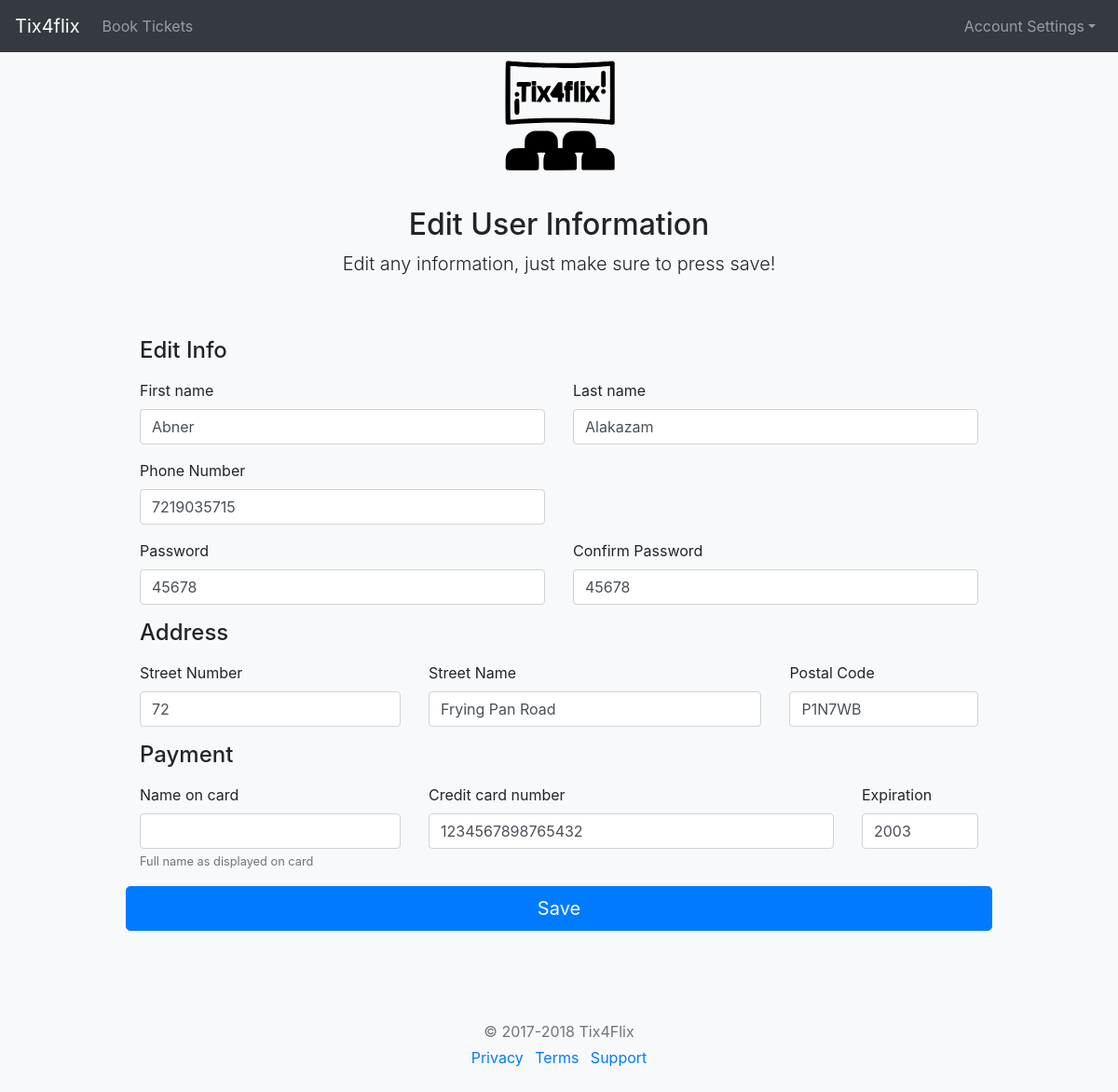
Page /php/edit_info.php (signed in) on the committed database.
### tables this page shows
CREATE TABLE User_Account (
    email VARCHAR(40) NOT NULL,
    _password VARCHAR(40) NOT NULL,
    fname VARCHAR(25) NOT NULL,
    lname VARCHAR(25) NOT NULL,
    street_name VARCHAR(30) NOT NULL,
    street_num INTEGER NOT NULL,
    postal_code VARCHAR(7) NOT NULL,
    phone_number VARCHAR(10) NOT NULL,
    PRIMARY KEY (email)
);

CREATE TABLE Member (
    member_id INTEGER NOT NULL,
    email VARCHAR(40) NOT NULL,
    card_number decimal(16, 0) NOT NULL,
    card_expiry decimal(4, 0) NOT NULL,
    PRIMARY KEY (member_id, email),
    FOREIGN KEY (email) REFERENCES User_Account(email) ON DELETE CASCADE
);

### php/edit_info.php (the view, shortened to what this page needs)
<?php
    $servername = "localhost";
    $username = "root";
    $passworddb = "";
    $dbname = "complexdb";
    $email = $_SESSION["email"];
    $user_id = $_SESSION["user_id"];
    $conn = new mysqli($servername, $username, $passworddb, $dbname);
    $result = $conn->query("select fname from User_Account where email='$email'");
    $fname = mysqli_fetch_array($result)['fname'];
    $result = $conn->query("select lname from User_Account where email='$email'");
    $lname = mysqli_fetch_array($result)['lname'];
    $result = $conn->query("select _password from User_Account where email='$email'");
    $_password = mysqli_fetch_array($result)['_password'];
    $result = $conn->query("select street_num from User_Account where email='$email'");
    $street_num = mysqli_fetch_array($result)['street_num'];
    $result = $conn->query("select street_name from User_Account where email='$email'");
    $street_name = mysqli_fetch_array($result)['street_name'];
    $result = $conn->query("select phone_number from User_Account where email='$email'");
    $phone_number = mysqli_fetch_array($result)['phone_number'];
    $result = $conn->query("select postal_code from User_Account where email='$email'");
    $postal_code = mysqli_fetch_array($result)['postal_code'];
    $result = $conn->query("select card_number from Member where member_id='$user_id'");
    $cc_num = mysqli_fetch_array($result)['card_number'];
    $result = $conn->query("select card_expiry from Member where member_id='$user_id'");
    $cc_exp = mysqli_fetch_array($result)['card_expiry'];
    ?>
<!doctype html>
<html lang="en">
  <head>
    <link href="../bootstrap/css/bootstrap.min2.css" rel="stylesheet">
    <link href="../custom_css/registration.css" rel="stylesheet">
  </head>
  <body class="bg-light">
    <nav class="navbar navbar-expand-md navbar-dark fixed-top bg-dark">
      <a class="navbar-brand" href="../php/home.php">Tix4flix</a>
      <div class="collapse navbar-collapse" id="navbarsExampleDefault">
        <ul class="navbar-nav mr-auto">
          <li class="nav-item">
            <a class="nav-link" href="../php/find_movies.php">Book Tickets</a>
          </li>
          </ul>
        <ul class="navbar-nav ml-auto">
          <li class="nav-item dropdown">
            <a class="nav-link dropdown-toggle" href="http://example.com" id="dropdown01" data-toggle="dropdown" aria-haspopup="true" aria-expanded="false">Account Settings</a>
          </li>
        </ul>
      </div>
    </nav>
    <div class="container">
      <div class="py-5 text-center">
        <img class="d-block mx-auto mb-4" src="../photos/logo2.svg" alt="" width="150" height="150">
        <h2>Edit User Information</h2>
        <p class="lead">Edit any information, just make sure to press save!</p>
      </div>
        <div class="col-md-12 order-md-1">
          <h4 class="mb-3">Edit Info</h4>
          <form class="needs-validation" novalidate method="POST" action="../php/updateInfo.php">
            <div class="row">
              <div class="col-md-6 mb-3">
                <label for="firstName">First name</label>
                <input Name = fname type="text" class="form-control" id="firstName" placeholder="Wendy" value="<?php echo $fname;?>" required>
              </div>
              <div class="col-md-6 mb-3">
                <label for="lastName">Last name</label>
                <input Name = lname type="text" class="form-control" id="lastName" placeholder="Powley" value="<?php echo $lname;?>" required>
              </div>
            </div>
          </div>
          <div class="col-md-12 order-md-1">
           <div class="row">
            <div class="col-md-6 mb-3">
              <label for="street_number">Phone Number</label>
              <input Name=phone_number type="text" class="form-control" id="phone_number" placeholder="6135555555" value="<?php echo $phone_number;?>"required>
            </div>
          </div>
        </div>
          <div class="col-md-12 order-md-1">
          <div class="row">
          <div class="col-md-6 mb-3">
              <label for="street_number">Password</label>
              <input Name=password type="text" class="form-control" id="_password" placeholder="" value="<?php echo $_password;?>"required>
            </div>
            <div class="col-md-6 mb-3">
              <label for="street_name">Confirm Password</label>
              <input Name=password2 type="text" class="form-control" id="_password2" placeholder="" value="<?php echo $_password;?>" required>
            </div>
            </div>
          </div>
          <div class="col-md-12 order-md-1">
            <h4 class="mb-3">Address</h4>
            <div class="row">
            <div class="col-md-4 mb-3">
              <label for="street_number">Street Number</label>
              <input Name=street_number type="text" class="form-control" id="street_number" placeholder="340" value="<?php echo $street_num;?>" required>
            </div>
            <div class="col-md-5 mb-3">
              <label for="street_name">Street Name</label>
              <input Name=street_name type="text" class="form-control" id="street_name" placeholder="Brock St" value="<?php echo $street_name;?>" required>
            </div>
            <div class="col-md-3 mb-3">
              <label for="postal_code">Postal Code</label>
              <input Name=postal_code type="text" class="form-control" id="postal_code" placeholder="K7L1S8" value="<?php echo $postal_code;?>" required>
            </div>
            </div>
          </div>
          <div class="col-md-12 order-md-1">
            <h4 class="mb-3">Payment</h4>
            <div class="row">
              <div class="col-md-4 mb-3">
                <label for="cc-name">Name on card</label>
                <input Name=cc_name type="text" class="form-control" id="cc-name" placeholder="">
                <small class="text-muted">Full name as displayed on card</small>
              </div>
              <div class="col-md-6 mb-3">
                <label for="cc-number">Credit card number</label>
                <input Name=cc_number type="text" class="form-control" id="cc-number" placeholder="" value="<?php echo $cc_num;?>"required>
              </div>
              <div class="col-md-2 mb-3">
                <label for="cc-expiration">Expiration</label>
                <input Name=cc_exp type="text" class="form-control" id="cc-expiration" placeholder="" value="<?php echo $cc_exp;?>"required>
            </div>
            <button class="btn btn-primary btn-lg btn-block" type="submit">Save</button>
          </div>
        </div>
      </div>
      <footer class="my-5 pt-5 text-muted text-center text-small">
        <p class="mb-1">&copy; 2017-2018 Tix4Flix</p>
        <ul class="list-inline">
          <li class="list-inline-item"><a href="#">Privacy</a></li>
          <li class="list-inline-item"><a href="#">Terms</a></li>
          <li class="list-inline-item"><a href="#">Support</a></li>
        </ul>
      </footer>
  </body>
</html>

### custom_css/registration.css (style rules this page uses)
.container { max-width: 960px; }

### rows in the picture
user_account: fname "Abner", lname "Alakazam", phone_number "7219035715", password "45678", password2 "45678", street_number "72", street_name "Frying Pan Road", postal_code "P1N7WB"
member: cc_number "1234567898765432", cc_exp "2003"
